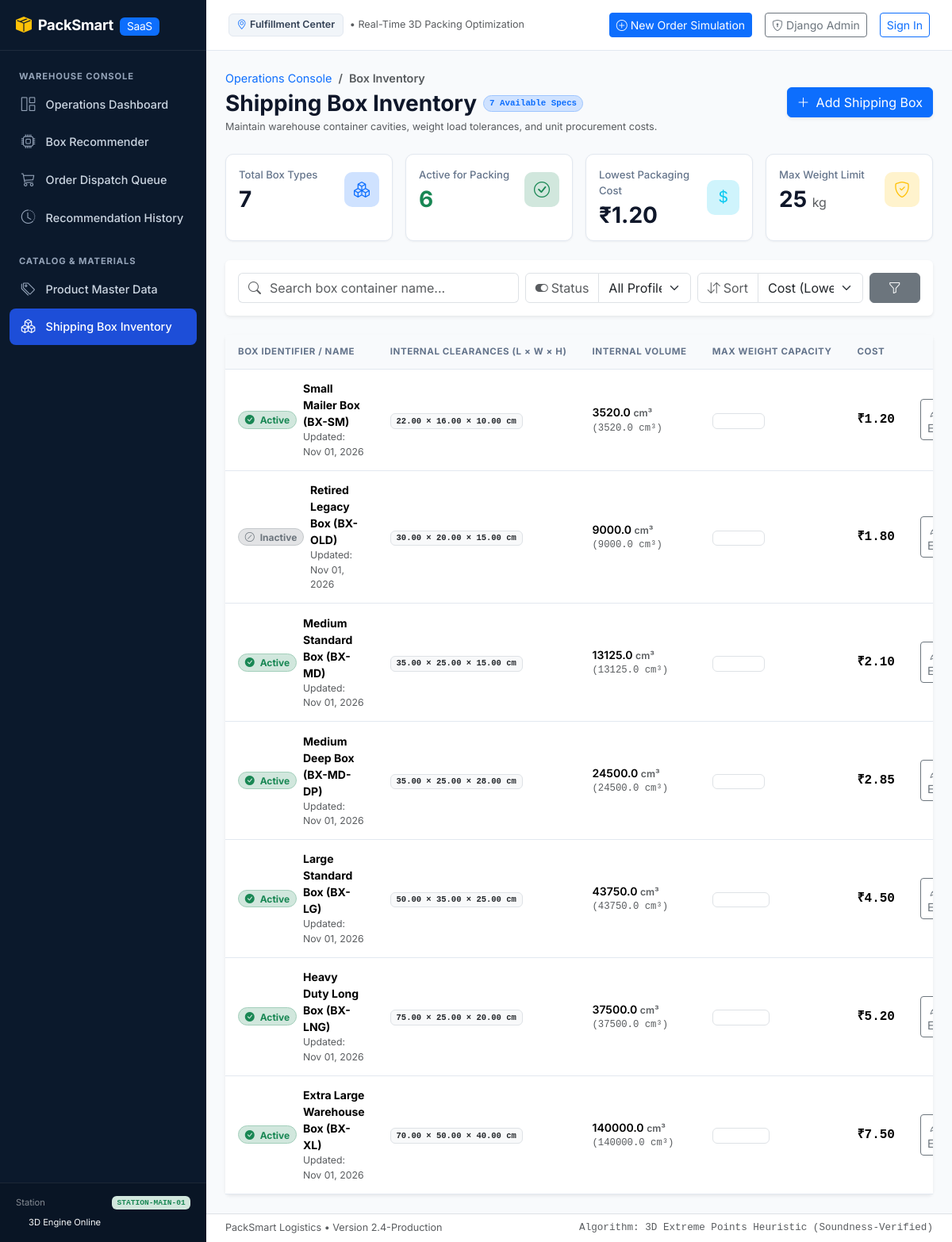
The app's page /catalog/boxes/ with its own data.
### apps/catalog/models.py (models this page shows, shortened)
class Box(models.Model):
    name = models.CharField(
        max_length=100,
        unique=True,
        help_text="Descriptive shipping container code (e.g. Standard Medium Box, BX-MD).",
    )
    internal_length = models.DecimalField(
        max_digits=8,
        decimal_places=2,
        validators=[MinValueValidator(Decimal('0.01'))],
        help_text="Internal clearance length in centimeters (cm). Must be > 0.",
    )
    internal_width = models.DecimalField(
        max_digits=8,
        decimal_places=2,
        validators=[MinValueValidator(Decimal('0.01'))],
        help_text="Internal clearance width in centimeters (cm). Must be > 0.",
    )
    internal_height = models.DecimalField(
        max_digits=8,
        decimal_places=2,
        validators=[MinValueValidator(Decimal('0.01'))],
        help_text="Internal clearance height in centimeters (cm). Must be > 0.",
    )
    max_weight_capacity = models.DecimalField(
        max_digits=8,
        decimal_places=3,
        validators=[MinValueValidator(Decimal('0.001'))],
        help_text="Maximum gross payload capacity in kilograms (kg). Must be > 0.",
    )
    packaging_cost = models.DecimalField(
        max_digits=10,
        decimal_places=2,
        validators=[MinValueValidator(Decimal('0.00'))],
        help_text="Procurement or unit cost of the packaging material (₹). Must be >= 0.",
    )
    is_active = models.BooleanField(
        default=True,
        db_index=True,
        help_text="Controls whether this box is considered during packing optimization.",
    )
    created_at = models.DateTimeField(
        auto_now_add=True,
        help_text="Timestamp when the box specification was added.",
    )
    updated_at = models.DateTimeField(
        auto_now=True,
        help_text="Timestamp when the box specification was last modified.",
    )
    class Meta:
        ordering = ["packaging_cost", "name"]
        verbose_name = "Shipping Box"
        verbose_name_plural = "Shipping Boxes"
        indexes = [
            models.Index(
                fields=["is_active", "packaging_cost"],
                name="idx_box_active_cost",
            ),
        ]
        constraints = [
            models.CheckConstraint(
                condition=models.Q(internal_length__gt=Decimal('0.00')),
                name="chk_box_length_positive",
            ),
            models.CheckConstraint(
                condition=models.Q(internal_width__gt=Decimal('0.00')),
                name="chk_box_width_positive",
            ),
            models.CheckConstraint(
                condition=models.Q(internal_height__gt=Decimal('0.00')),
                name="chk_box_height_positive",
            ),
            models.CheckConstraint(
                condition=models.Q(max_weight_capacity__gt=Decimal('0.000')),
                name="chk_box_max_weight_positive",
            ),
            models.CheckConstraint(
                condition=models.Q(packaging_cost__gte=Decimal('0.00')),
                name="chk_box_cost_non_negative",
            ),
        ]
    @property
    def internal_volume(self) -> Decimal:
        return self.internal_length * self.internal_width * self.internal_height
    @property
    def volume(self) -> Decimal:
        return self.internal_volume

### apps/catalog/views.py (the view)
# urls.py: path('boxes/', views.ShippingBoxListView.as_view(), name='box_list'),
class ShippingBoxListView(ListView):
    model = Box
    template_name = 'catalog/box_list.html'
    context_object_name = 'boxes'
    paginate_by = 10
    def get_queryset(self):
        qs = super().get_queryset()
        query = self.request.GET.get('q', '').strip()
        status_filter = self.request.GET.get('status', 'all')
        sort = self.request.GET.get('sort', 'cost')
        if query:
            qs = qs.filter(name__icontains=query)
        if status_filter == 'active':
            qs = qs.filter(is_active=True)
        elif status_filter == 'inactive':
            qs = qs.filter(is_active=False)
        sort_mapping = {
            'cost': 'packaging_cost',
            '-cost': '-packaging_cost',
            'name': 'name',
            '-name': '-name',
            'weight': 'max_weight_capacity',
            '-weight': '-max_weight_capacity',
            'newest': '-created_at',
        }
        if sort == 'volume':
            qs = qs.annotate(
                calc_volume=F('internal_length') * F('internal_width') * F('internal_height')
            ).order_by('-calc_volume')
        elif sort == '-volume':
            qs = qs.annotate(
                calc_volume=F('internal_length') * F('internal_width') * F('internal_height')
            ).order_by('calc_volume')
        elif sort in sort_mapping:
            qs = qs.order_by(sort_mapping[sort])
        else:
            qs = qs.order_by('packaging_cost')
        return qs
    def get_context_data(self, **kwargs):
        context = super().get_context_data(**kwargs)
        context['search_query'] = self.request.GET.get('q', '').strip()
        context['current_status'] = self.request.GET.get('status', 'all')
        context['current_sort'] = self.request.GET.get('sort', 'cost')
        context['total_box_count'] = Box.objects.count()
        context['active_box_count'] = Box.objects.filter(is_active=True).count()
        context['box_stats'] = Box.objects.aggregate(
            min_cost=Min('packaging_cost'),
            max_capacity=Max('max_weight_capacity'),
            avg_cost=Avg('packaging_cost'),
        )
        context['add_form'] = BoxForm()
        return context

### templates/catalog/box_list.html (shortened to what this page needs)
{% extends "base.html" %}
{% block content %}
<div class="row align-items-center mb-4">
    <div class="col">
        <nav aria-label="breadcrumb">
            <ol class="breadcrumb mb-1 text-muted small">
                <li class="breadcrumb-item"><a href="{% url 'orders:dashboard' %}" class="text-decoration-none">Operations Console</a></li>
                <li class="breadcrumb-item active text-slate-700 fw-semibold" aria-current="page">Box Inventory</li>
            </ol>
        </nav>
        <div class="d-flex align-items-center gap-2">
            <h1 class="h3 fw-bold mb-0 text-slate-900">Shipping Box Inventory</h1>
            <span class="badge bg-primary-subtle text-primary border border-primary-subtle rounded-pill px-2.5 py-1 font-mono">
                {{ paginator.count }} Available Spec{{ paginator.count|pluralize }}
            </span>
        </div>
        <p class="text-muted small mb-0 mt-1">
            Maintain warehouse container cavities, weight load tolerances, and unit procurement costs.
        </p>
    </div>
    <div class="col-auto d-flex gap-2">
        <button type="button" class="btn btn-primary d-inline-flex align-items-center gap-2 shadow-sm" data-bs-toggle="modal" data-bs-target="#addBoxModal">
            <i class="bi bi-plus-lg"></i>
            <span>Add Shipping Box</span>
        </button>
    </div>
</div>
<div class="row g-3 mb-4">
    <div class="col-sm-6 col-lg-3">
        <div class="card card-kpi p-3 h-100">
            <div class="d-flex align-items-center justify-content-between">
                <div>
                    <div class="kpi-label">Total Box Types</div>
                    <div class="kpi-value text-slate-900">{{ total_box_count }}</div>
                </div>
                <div class="kpi-icon-bubble bg-primary-subtle text-primary">
                    <i class="bi bi-boxes"></i>
                </div>
            </div>
        </div>
    </div>
    <div class="col-sm-6 col-lg-3">
        <div class="card card-kpi p-3 h-100">
            <div class="d-flex align-items-center justify-content-between">
                <div>
                    <div class="kpi-label">Active for Packing</div>
                    <div class="kpi-value text-success">{{ active_box_count }}</div>
                </div>
                <div class="kpi-icon-bubble bg-success-subtle text-success">
                    <i class="bi bi-check-circle"></i>
                </div>
            </div>
        </div>
    </div>
    <div class="col-sm-6 col-lg-3">
        <div class="card card-kpi p-3 h-100">
            <div class="d-flex align-items-center justify-content-between">
                <div>
                    <div class="kpi-label">Lowest Packaging Cost</div>
                    <div class="kpi-value text-slate-900">₹{{ box_stats.min_cost|floatformat:2|default:"0.00" }}</div>
                </div>
                <div class="kpi-icon-bubble bg-info-subtle text-info">
                    <i class="bi bi-currency-dollar"></i>
                </div>
            </div>
        </div>
    </div>
    <div class="col-sm-6 col-lg-3">
        <div class="card card-kpi p-3 h-100">
            <div class="d-flex align-items-center justify-content-between">
                <div>
                    <div class="kpi-label">Max Weight Limit</div>
                    <div class="kpi-value text-slate-900">{{ box_stats.max_capacity|default:"0.000" }} <span class="fs-6 text-muted fw-normal">kg</span></div>
                </div>
                <div class="kpi-icon-bubble bg-warning-subtle text-warning">
                    <i class="bi bi-shield-check"></i>
                </div>
            </div>
        </div>
    </div>
</div>
<div class="card border-0 shadow-sm mb-4">
    <div class="card-body p-3">
        <form method="get" action="{% url 'catalog:box_list' %}" class="row g-2 align-items-center">
            <div class="col-md-4 col-lg-5">
                <div class="input-group">
                    <span class="input-group-text bg-white border-end-0 text-muted">
                        <i class="bi bi-search"></i>
                    </span>
                    <input type="text" name="q" value="{{ search_query }}" class="form-control border-start-0 ps-0" placeholder="Search box container name..." aria-label="Search Boxes">
                </div>
            </div>
            <div class="col-md-3 col-lg-3">
                <div class="input-group">
                    <span class="input-group-text bg-white text-muted small">
                        <i class="bi bi-toggle-on me-1"></i> Status
                    </span>
                    <select name="status" class="form-select" onchange="this.form.submit()">
                        <option value="all" {% if current_status == 'all' %}selected{% endif %}>All Profiles</option>
                    </select>
                </div>
            </div>
            <div class="col-md-3 col-lg-3">
                <div class="input-group">
                    <span class="input-group-text bg-white text-muted small">
                        <i class="bi bi-arrow-down-up me-1"></i> Sort
                    </span>
                    <select name="sort" class="form-select" onchange="this.form.submit()">
                        <option value="cost" {% if current_sort == 'cost' %}selected{% endif %}>Cost (Lowest First)</option>
                    </select>
                </div>
            </div>
            <div class="col-md-2 col-lg-1 d-flex gap-2">
                <button type="submit" class="btn btn-secondary w-100" title="Apply Filters">
                    <i class="bi bi-funnel"></i>
                </button>
            </div>
        </form>
    </div>
</div>
<div class="card border-0 shadow-sm">
    <div class="table-responsive">
        <table class="table table-enterprise align-middle mb-0">
            <thead>
                <tr>
                    <th scope="col" style="width: 25%;">Box Identifier / Name</th>
                    <th scope="col" style="width: 22%;">Internal Clearances (L × W × H)</th>
                    <th scope="col" style="width: 14%;">Internal Volume</th>
                    <th scope="col" style="width: 14%;">Max Weight Capacity</th>
                    <th scope="col" style="width: 10%;">Cost</th>
                    <th scope="col" style="width: 15%;" class="text-end">Actions</th>
                </tr>
            </thead>
            <tbody>
                {% for box in boxes %}
                <tr>
                    <td>
                        <div class="d-flex align-items-center gap-2">
                            <form method="post" action="{% url 'catalog:box_toggle_active' box.pk %}" class="d-inline" title="Click to {% if box.is_active %}deactivate{% else %}activate{% endif %}">
                                <button type="submit" class="btn btn-link p-0 text-decoration-none border-0">
                                    {% if box.is_active %}
                                        <span class="badge bg-success-subtle text-success border border-success-subtle rounded-pill">
                                            <i class="bi bi-check-circle-fill me-1"></i> Active
                                        </span>
                                    {% else %}
                                        <span class="badge bg-secondary-subtle text-secondary border border-secondary-subtle rounded-pill">
                                            <i class="bi bi-slash-circle me-1"></i> Inactive
                                        </span>
                                    {% endif %}
                                </button>
                            </form>
                            <div>
                                <span class="fw-bold text-slate-900">{{ box.name }}</span>
                                <div class="text-muted small">Updated: {{ box.updated_at|date:"M d, Y" }}</div>
                            </div>
                        </div>
                    </td>
                    <td>
                        <span class="badge bg-light text-dark border font-mono">
                            {{ box.internal_length }} × {{ box.internal_width }} × {{ box.internal_height }} cm
                        </span>
                    </td>
                    <td>
                        <div class="fw-semibold text-slate-800">{{ box.volume|floatformat:1 }} <span class="text-muted small">cm³</span></div>
                        <div class="text-muted small font-mono">({{ box.volume|floatformat:1|default:"0" }} cm³)</div>
                    </td>
                    <td>
                        <span class="badge bg-slate-100 text-slate-700 border font-mono">
                        </span>
                    </td>
                    <td>
                        <span class="fw-bold text-slate-900 font-mono fs-6">
                            ₹{{ box.packaging_cost|floatformat:2 }}
                        </span>
                    </td>
                    <td class="text-end">
                        <div class="btn-group btn-group-sm">
                            <a href="{% url 'catalog:box_edit' box.pk %}" class="btn btn-outline-secondary" title="Edit Container Parameters">
                                <i class="bi bi-pencil me-1"></i> Edit
                            </a>
                        </div>
                    </td>
                </tr>
                {% endfor %}
            </tbody>
        </table>
    </div>
</div>
{% endblock %}

### records on screen
Box: is_active True (drawn), name "Small Mailer Box (BX-SM)", updated_at "Nov 01, 2026", internal_length "22.00", internal_width "16.00", internal_height "10.00", volume "3520.0", packaging_cost "1.20"
Box: is_active False (drawn), name "Retired Legacy Box (BX-OLD)", updated_at "Nov 01, 2026", internal_length "30.00", internal_width "20.00", internal_height "15.00", volume "9000.0", packaging_cost "1.80"
Box: is_active True (drawn), name "Medium Standard Box (BX-MD)", updated_at "Nov 01, 2026", internal_length "35.00", internal_width "25.00", internal_height "15.00", volume "13125.0", packaging_cost "2.10"
Box: is_active True (drawn), name "Medium Deep Box (BX-MD-DP)", updated_at "Nov 01, 2026", internal_length "35.00", internal_width "25.00", internal_height "28.00", volume "24500.0", packaging_cost "2.85"
Box: is_active True (drawn), name "Large Standard Box (BX-LG)", updated_at "Nov 01, 2026", internal_length "50.00", internal_width "35.00", internal_height "25.00", volume "43750.0", packaging_cost "4.50"
Box: is_active True (drawn), name "Heavy Duty Long Box (BX-LNG)", updated_at "Nov 01, 2026", internal_length "75.00", internal_width "25.00", internal_height "20.00", volume "37500.0", packaging_cost "5.20"
Box: is_active True (drawn), name "Extra Large Warehouse Box (BX-XL)", updated_at "Nov 01, 2026", internal_length "70.00", internal_width "50.00", internal_height "40.00", volume "140000.0", packaging_cost "7.50"

### other values on screen
{{ paginator.count }} "7"
{{ total_box_count }} "7"
{{ active_box_count }} "6"
{{ box_stats.min_cost|floatformat:2|default:"0.00" }} "1.20"
{{ box_stats.max_capacity|default:"0.000" }} "25"
